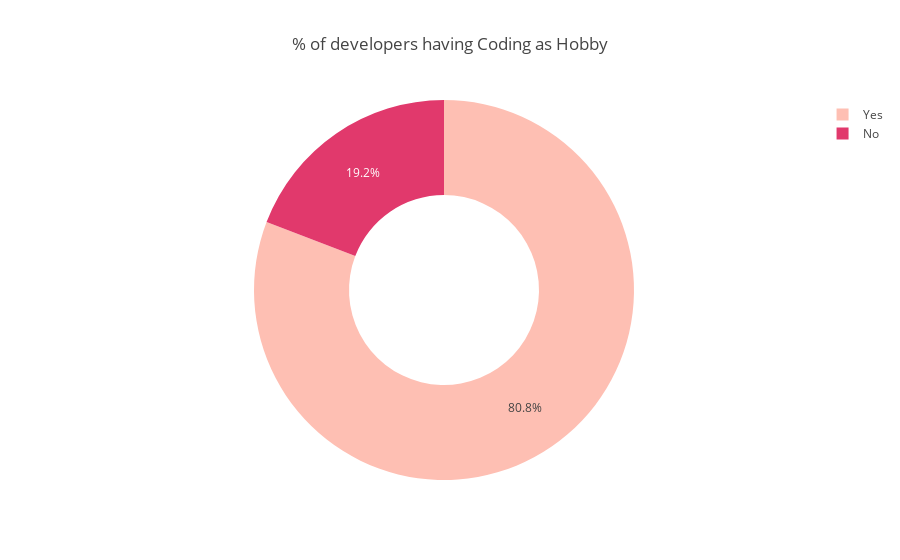

The notebook cell saved with this chart:
### Code cell
plotlypie(hobbies.index, hobbies.values,0.5 ,0.0,['#FEBFB3', '#E1396C'],'% of developers having Coding as Hobby')

### Figure 1 — Plotly figure (JSON) as saved in the notebook; plotly's stock layout.template omitted (floating-point values rounded to 4 significant figures)
{"data": [{"hole": 0.5, "labels": ["Yes", "No"], "marker": {"colors": ["#FEBFB3", "#E1396C"]}, "pull": 0, "type": "pie", "values": [79897, 18958]}], "layout": {"title": "% of developers having Coding as Hobby"}}
